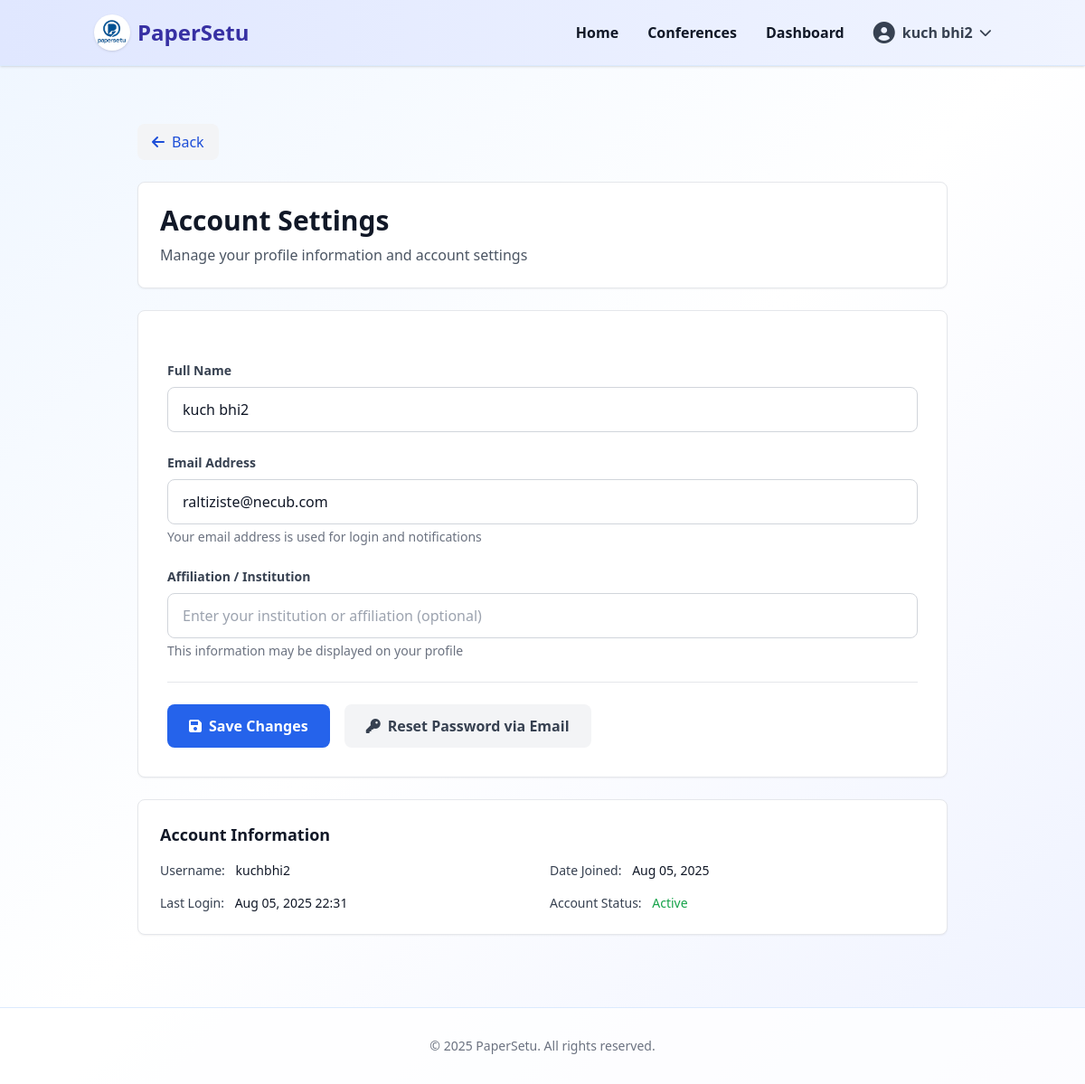
The app's page /dashboard/settings/ (signed in), older data.
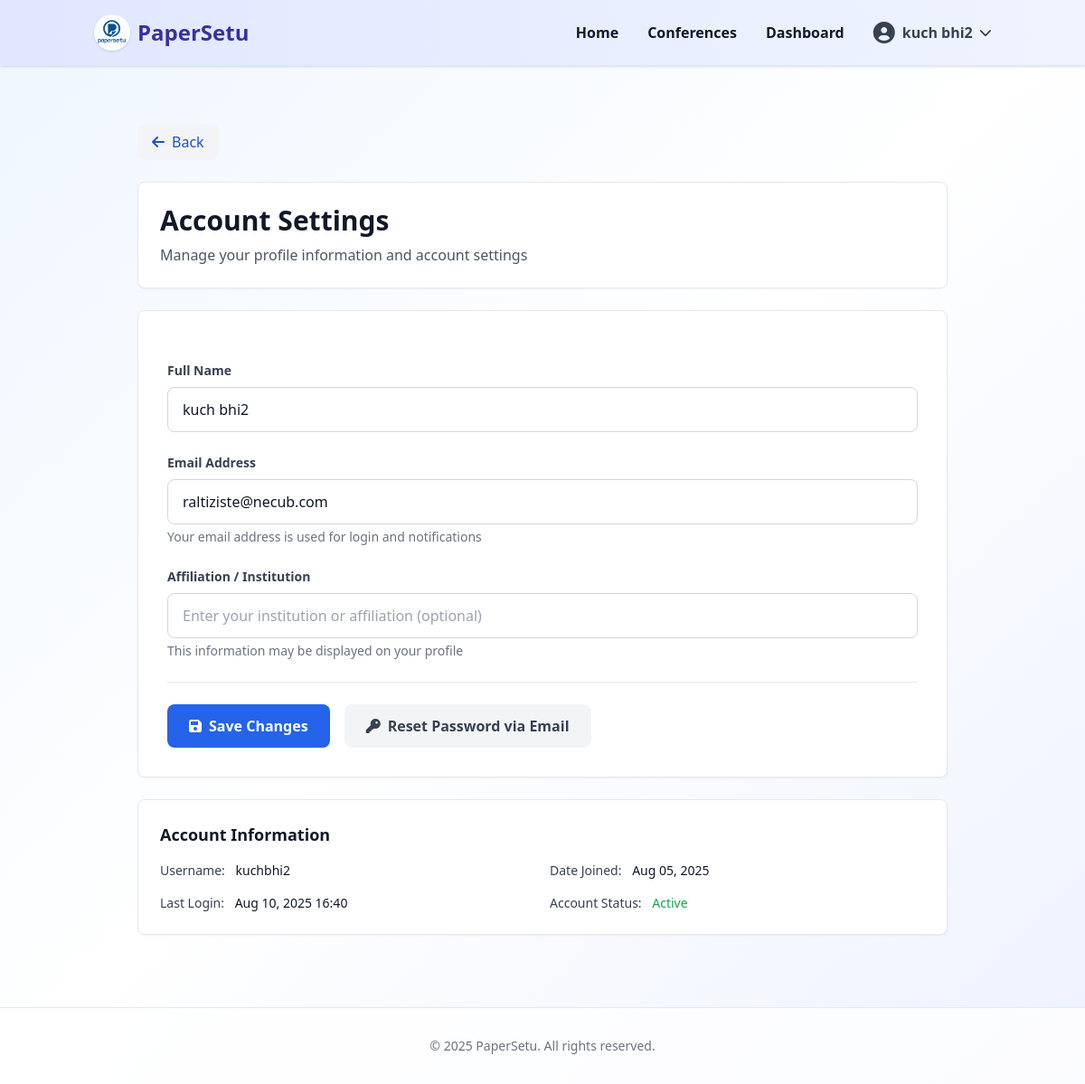
The same page, newer data.
### accounts/models.py (models this page shows, shortened)
class User(AbstractUser):
    email = models.EmailField(unique=True)
    is_verified = models.BooleanField(default=False)
    otp = models.CharField(max_length=6, blank=True, null=True)
    otp_created_at = models.DateTimeField(blank=True, null=True)

### dashboard/views.py (the view, shortened to what this page needs)
# urls.py: path('settings/', views.user_settings, name='settings'),
@login_required
def user_settings(request):
    storage = messages.get_messages(request)
    storage.used = True  # Mark all messages as used to clear them
    return render(request, 'dashboard/settings.html', {'user': request.user})

### templates/dashboard/settings.html (shortened to what this page needs)
{% extends 'dashboard/dashboard.html' %}
{% load static %}
{% block content %}
<div class="max-w-4xl mx-auto">
    <button type="button" onclick="window.history.back()" class="mb-6 w-max px-4 py-2 bg-gray-100 hover:bg-blue-100 text-blue-700 rounded-lg flex items-center gap-2 transition-colors">
        <i class="fas fa-arrow-left"></i> Back
    </button>
    <div class="bg-white rounded-lg shadow-sm border border-gray-200 p-6 mb-6">
        <h1 class="text-3xl font-bold text-gray-900 mb-2">Account Settings</h1>
        <p class="text-gray-600">Manage your profile information and account settings</p>
    </div>
    <div class="bg-white rounded-lg shadow-sm border border-gray-200 p-8">
        <form method="post" class="space-y-6">
            <div>
                <label class="block text-sm font-semibold text-gray-700 mb-2">Full Name</label>
                <input type="text"
                       name="full_name"
                       value="{{ user.get_full_name }}"
                       class="w-full px-4 py-3 border border-gray-300 rounded-lg focus:ring-2 focus:ring-blue-500 focus:border-transparent transition-colors"
                       placeholder="Enter your full name">
            </div>
            <div>
                <label class="block text-sm font-semibold text-gray-700 mb-2">Email Address</label>
                <input type="email"
                       name="email"
                       value="{{ user.email }}"
                       class="w-full px-4 py-3 border border-gray-300 rounded-lg focus:ring-2 focus:ring-blue-500 focus:border-transparent transition-colors"
                       placeholder="Enter your email address">
                <p class="mt-1 text-sm text-gray-500">Your email address is used for login and notifications</p>
            </div>
            <div>
                <label class="block text-sm font-semibold text-gray-700 mb-2">Affiliation / Institution</label>
                <input type="text"
                       name="affiliation"
                       value="{% if user.profile.affiliation %}{{ user.profile.affiliation }}{% endif %}"
                       class="w-full px-4 py-3 border border-gray-300 rounded-lg focus:ring-2 focus:ring-blue-500 focus:border-transparent transition-colors"
                       placeholder="Enter your institution or affiliation (optional)">
                <p class="mt-1 text-sm text-gray-500">This information may be displayed on your profile</p>
            </div>
            <div class="flex gap-4 pt-6 border-t border-gray-200">
                <button type="submit"
                        class="bg-blue-600 text-white px-6 py-3 rounded-lg font-semibold hover:bg-blue-700 transition-colors focus:outline-none focus:ring-2 focus:ring-blue-500 focus:ring-offset-2">
                    <i class="fas fa-save mr-2"></i>Save Changes
                </button>
                <a href="{% url 'accounts:password_reset_request' %}"
                   class="bg-gray-100 text-gray-700 px-6 py-3 rounded-lg font-semibold hover:bg-gray-200 transition-colors focus:outline-none focus:ring-2 focus:ring-gray-500 focus:ring-offset-2">
                    <i class="fas fa-key mr-2"></i>Reset Password via Email
                </a>
            </div>
        </form>
    </div>
    <div class="bg-white rounded-lg shadow-sm border border-gray-200 p-6 mt-6">
        <h3 class="text-lg font-semibold text-gray-900 mb-4">Account Information</h3>
        <div class="grid grid-cols-1 md:grid-cols-2 gap-4 text-sm">
            <div>
                <span class="font-medium text-gray-700">Username:</span>
                <span class="text-gray-900 ml-2">{{ user.username }}</span>
            </div>
            <div>
                <span class="font-medium text-gray-700">Date Joined:</span>
                <span class="text-gray-900 ml-2">{{ user.date_joined|date:"M d, Y" }}</span>
            </div>
            <div>
                <span class="font-medium text-gray-700">Last Login:</span>
                <span class="text-gray-900 ml-2">{{ user.last_login|date:"M d, Y H:i"|default:"Never" }}</span>
            </div>
            <div>
                <span class="font-medium text-gray-700">Account Status:</span>
                <span class="text-green-600 ml-2 font-medium">Active</span>
            </div>
        </div>
    </div>
</div>
{% endblock %}

### templates/dashboard/dashboard.html (shortened to what this page needs)
{% load static %}
{% load conference_extras %}
<!DOCTYPE html>
<html lang="en">
<head>
    <script src="https://cdn.tailwindcss.com"></script>
    <link href="https://cdnjs.cloudflare.com/ajax/libs/font-awesome/6.0.0/css/all.min.css" rel="stylesheet">
</head>
<body class="bg-gradient-to-br from-blue-50 via-white to-indigo-50 min-h-screen text-gray-900">
    <nav class="gradient-header shadow mb-8 border-b border-blue-100">
        <div class="container mx-auto px-4 py-4 flex justify-between items-center">
            <div class="flex items-center gap-2">
                <img src="{% static 'images/LOGO BG.png' %}" alt="PaperSetu Logo" class="w-10 h-10 rounded-full shadow bg-white">
                <span class="text-2xl font-bold text-indigo-800">PaperSetu</span>
            </div>
            <ul class="flex items-center gap-8 text-base font-semibold">
                <li><a href="/" class="hover:text-blue-600 transition">Home</a></li>
                <li><a href="/conference/" class="hover:text-blue-600 transition">Conferences</a></li>
                <li><a href="/dashboard/" class="hover:text-blue-600 transition">Dashboard</a></li>
                <li class="relative" x-data="{ open: false }">
                    <button @click="open = !open" class="flex items-center space-x-2 text-gray-700 hover:text-blue-600 transition-colors font-semibold">
                        <i class="fas fa-user-circle text-2xl"></i>
                        <span>{{ user.get_full_name|default:user.username }}</span>
                        <i class="fas fa-chevron-down text-sm"></i>
                    </button>
                </li>
            </ul>
        </div>
    </nav>
    <main class="container mx-auto px-4 py-8">
        {% block content %}{% endblock %}
    </main>
    <footer class="w-full bg-white/80 border-t border-blue-100 py-8 mt-12 text-center text-gray-500 text-sm">
        &copy; {% now "Y" %} PaperSetu. All rights reserved.
    </footer>
</body>
</html>

### templates/dashboard/dashboard.html (style rules this page uses)
.gradient-header { background: linear-gradient(90deg, #e0e7ff 0%, #f0f4ff 100%); }

Row changes from the older to the newer data that the page shows:
changed User "kuch bhi2": last_login "Aug 05, 2025 22:31" → "Aug 10, 2025 16:40"
